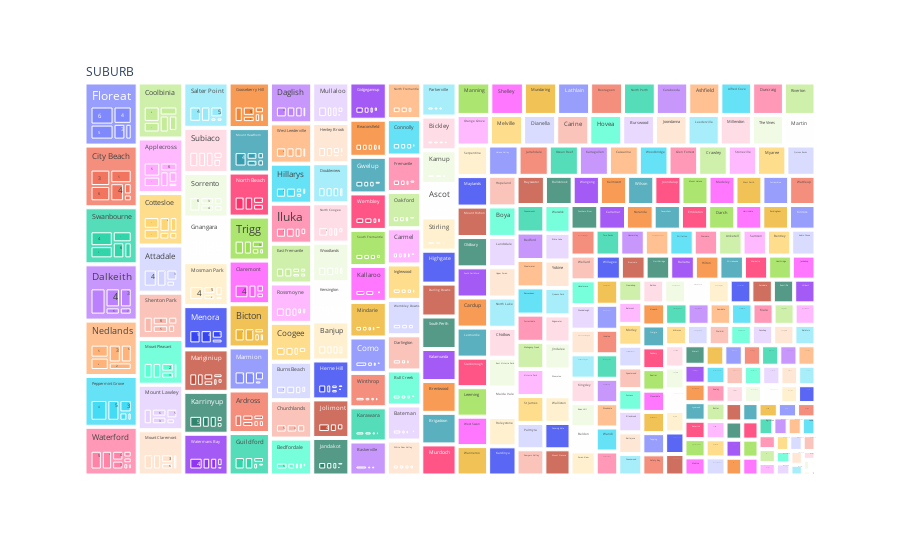

The cell this chart's notebook holds for it:
### Markdown cell above
The `px.treemap` method plots a treemap chart, where each row of the DataFrame is represented as a sector/rectangle of the treemap. In this example, the `path` argument is used to represent data in the following hierarchical order: suburb -> number of bedrooms -> number of bathrooms.

### Code cell
fig = px.treemap(groupby_suburb_bedrooms_bathrooms_mdn, 
                 path=[px.Constant('SUBURB'), 'SUBURB', 'BEDROOMS', 'BATHROOMS'], values='PRICE')
fig.show()

### Figure 1 — Plotly figure (JSON) as saved in the notebook; plotly's stock layout.template omitted (floating-point values rounded to 4 significant figures; data arrays with more than 128 entries replaced by an {"elided": "..."} marker saying what was removed)
{"data": [{"branchvalues": "total", "domain": {"x": [0, 1], "y": [0, 1]}, "hovertemplate": "labels=%{label}<br>PRICE=%{value}<br>parent=%{parent}<br>id=%{id}<extra></extra>", "ids": {"elided": "4798 str values"}, "labels": {"elided": "4798 str values"}, "name": "", "parents": {"elided": "4798 str values"}, "type": "treemap", "values": {"elided": "4798 float values"}}], "layout": {"autosize": true, "legend": {"tracegroupgap": 0}, "margin": {"t": 60}}}
